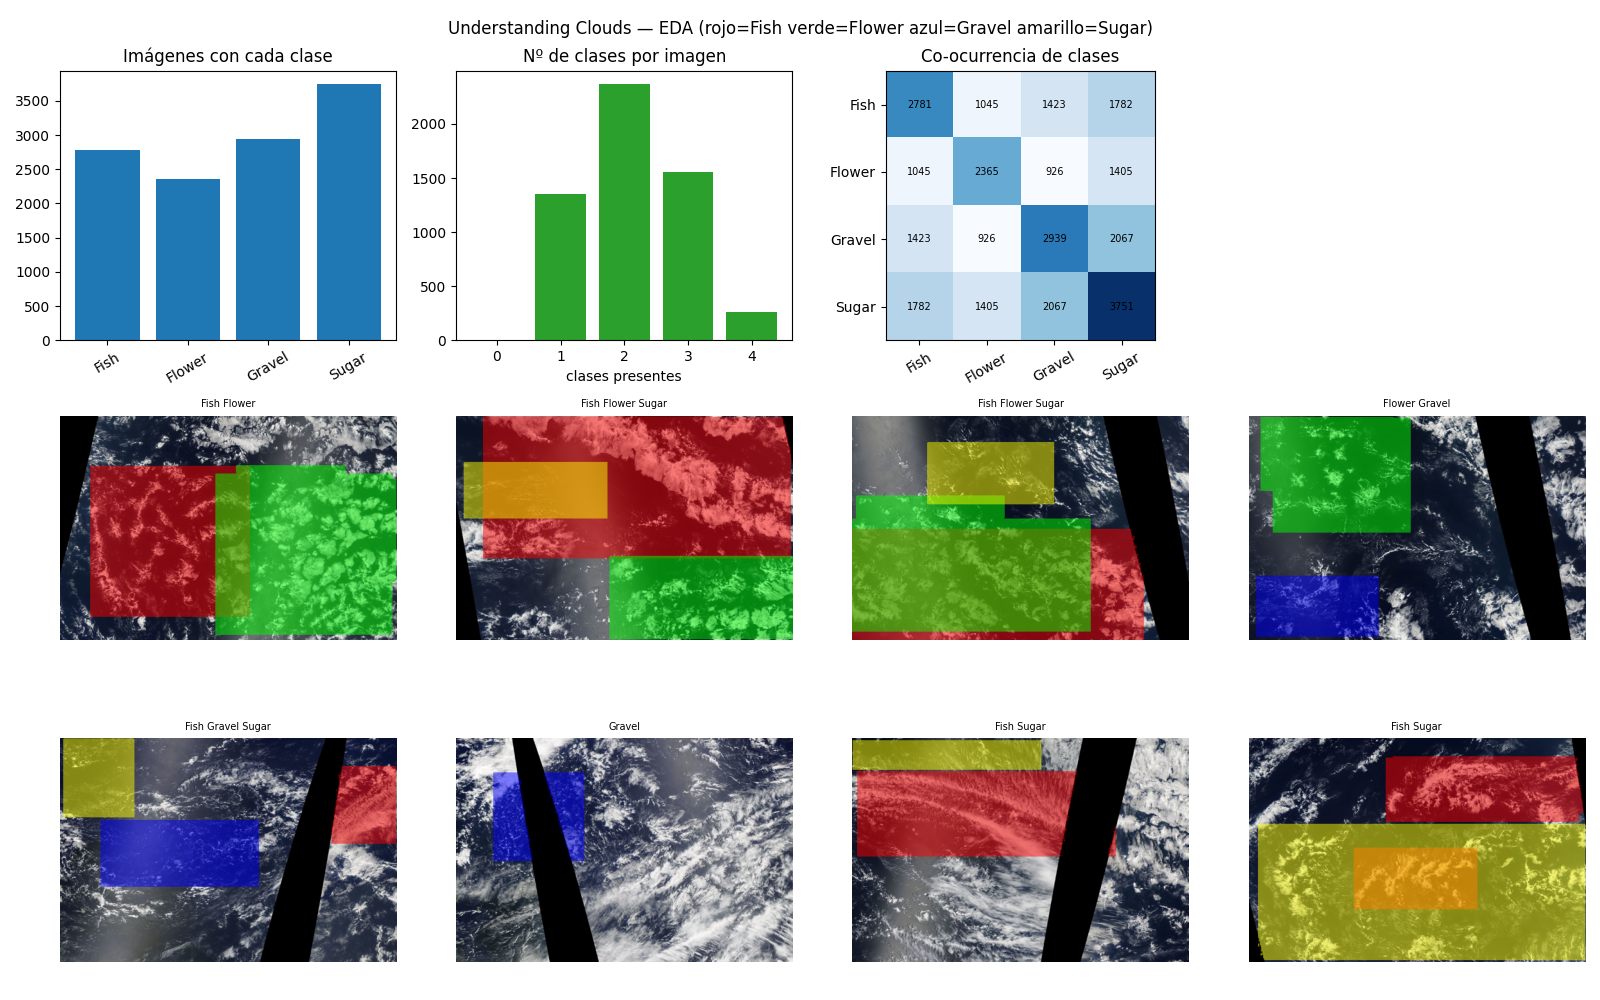

Generate this figure with Python:
"""
Proyecto 5 — Understanding Clouds: EDA
======================================

Explora train.csv (máscaras RLE por imagen×clase) y muestrea imágenes con sus
máscaras superpuestas. Lo que importa para diseñar el modelo:
  - frecuencia de cada clase (Fish/Flower/Gravel/Sugar) y % de máscaras vacías
  - cuántas clases coexisten por imagen (multi-label)
  - tamaño de imagen / máscara
  - inspección visual: ¿son blobs gruesos? (→ se puede reescalar agresivo)

Salida: 05_understanding_clouds/eda.png + resumen por consola.
"""
import sys
from pathlib import Path

import numpy as np
import pandas as pd
import matplotlib

matplotlib.use("Agg")
import matplotlib.pyplot as plt
from PIL import Image

sys.path.insert(0, str(Path(__file__).resolve().parent))
from rle import rle_decode, CLASSES, IMG_SHAPE

try:
    sys.stdout.reconfigure(encoding="utf-8")
except Exception:
    pass

OUT_DIR = Path(__file__).resolve().parent
DATA_DIR = OUT_DIR / "data"


def find(name, kind="file"):
    """Busca recursivamente un fichero/carpeta dentro de data/ (estructura variable)."""
    for p in DATA_DIR.rglob(name):
        if (kind == "file" and p.is_file()) or (kind == "dir" and p.is_dir()):
            return p
    return None


def main():
    train_csv = find("train.csv")
    train_dir = find("train_images", "dir")
    if train_csv is None:
        print("No encuentro train.csv en data/. ¿Terminó la extracción?")
        print("Contenido de data/:", [p.name for p in DATA_DIR.glob("*")])
        return

    df = pd.read_csv(train_csv)
    df["image"] = df["Image_Label"].str.split("_").str[0]
    df["label"] = df["Image_Label"].str.split("_").str[1]
    df["has_mask"] = df["EncodedPixels"].notna()

    print("=" * 60)
    print("Understanding Clouds — EDA")
    print("=" * 60)
    n_img = df["image"].nunique()
    print(f"\nImágenes: {n_img}  |  filas (imagen×clase): {len(df)}")

    print("\nPresencia de cada clase (máscara no vacía):")
    pres = df[df.has_mask].groupby("label").size().reindex(CLASSES)
    for c in CLASSES:
        print(f"  {c:<8} {pres[c]:>5}  ({pres[c]/n_img*100:4.1f}% de las imágenes)")

    per_img = df[df.has_mask].groupby("image").size()
    per_img = per_img.reindex(df.image.unique(), fill_value=0)
    print("\nNº de clases por imagen:")
    for k in range(0, 5):
        print(f"  {k} clases: {(per_img == k).sum():>5} imágenes ({(per_img==k).mean()*100:4.1f}%)")
    print(f"  media: {per_img.mean():.2f} clases/imagen")

    # tamaño real de una imagen
    if train_dir is not None:
        sample_img = next(train_dir.glob("*.jpg"), None)
        if sample_img:
            w, h = Image.open(sample_img).size
            print(f"\nTamaño de imagen: {w}x{h} (esperado RLE shape {IMG_SHAPE[::-1]})")

    # ---- plots ----
    fig = plt.figure(figsize=(16, 10))
    gs = fig.add_gridspec(3, 4)

    ax = fig.add_subplot(gs[0, 0])
    ax.bar(CLASSES, [pres[c] for c in CLASSES], color="tab:blue")
    ax.set_title("Imágenes con cada clase"); ax.tick_params(axis="x", rotation=30)

    ax = fig.add_subplot(gs[0, 1])
    ax.bar(range(5), [(per_img == k).sum() for k in range(5)], color="tab:green")
    ax.set_title("Nº de clases por imagen"); ax.set_xlabel("clases presentes")

    # co-ocurrencia
    ax = fig.add_subplot(gs[0, 2])
    piv = (df.assign(v=df.has_mask.astype(int))
             .pivot_table(index="image", columns="label", values="v", fill_value=0)[CLASSES])
    co = piv.T.dot(piv)
    im = ax.imshow(co, cmap="Blues")
    ax.set_xticks(range(4)); ax.set_xticklabels(CLASSES, rotation=30)
    ax.set_yticks(range(4)); ax.set_yticklabels(CLASSES)
    ax.set_title("Co-ocurrencia de clases")
    for i in range(4):
        for j in range(4):
            ax.text(j, i, int(co.iloc[i, j]), ha="center", va="center", fontsize=7)

    # muestras con máscaras superpuestas
    colors = {"Fish": (1, 0, 0), "Flower": (0, 1, 0), "Gravel": (0, 0, 1), "Sugar": (1, 1, 0)}
    if train_dir is not None:
        imgs_with = per_img[per_img > 0].index[:8]
        for idx, img_name in enumerate(imgs_with):
            r, c = 1 + idx // 4, idx % 4
            ax = fig.add_subplot(gs[r, c])
            img = np.array(Image.open(train_dir / img_name).convert("RGB").resize((525, 350)))
            overlay = img.copy()
            sub = df[(df.image == img_name) & df.has_mask]
            present = []
            for _, row in sub.iterrows():
                m = rle_decode(row["EncodedPixels"])
                m = np.array(Image.fromarray(m * 255).resize((525, 350))) > 127
                col = np.array(colors[row["label"]]) * 255
                overlay[m] = (0.5 * overlay[m] + 0.5 * col).astype(np.uint8)
                present.append(row["label"])
            ax.imshow(overlay); ax.axis("off")
            ax.set_title(" ".join(present), fontsize=7)

    fig.suptitle("Understanding Clouds — EDA (rojo=Fish verde=Flower azul=Gravel amarillo=Sugar)")
    fig.tight_layout()
    out = OUT_DIR / "eda.png"
    fig.savefig(out, dpi=100)
    print(f"\nPlot guardado en {out}")


if __name__ == "__main__":
    main()
